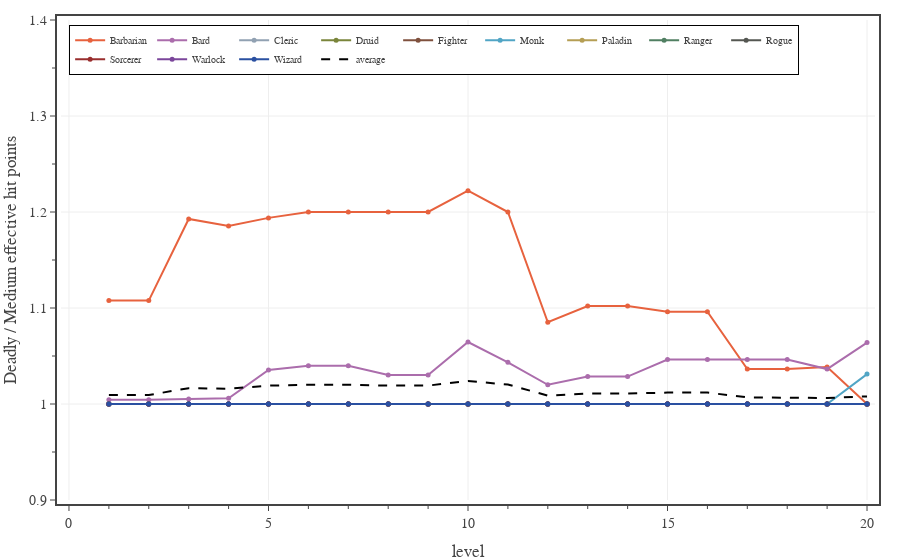

This figure's notebook cell:
### Code cell
# plots the ratio between the Deadly and Medium encounter XPs for each class
enc_diffs = ['Easy','Medium','Hard','Deadly']
levels = np.array(range(1,21,1))

fig = go.Figure()

xp_mean = np.zeros(len(levels))
for pc in PC_CLASSES:
    pc_xp = np.zeros([20, len(enc_diffs)])
    for i in range(len(enc_diffs)):
        diff = enc_diffs[i]
        with open(f'./pc data - {diff} 2 short rests.json', 'r') as fin:
            pc_data = json.load(fin)
        
        pc_xp[:,i] = np.array(pc_data[pc]['effective hit points mean'])

    for i in range(20):
        pc_xp[i,:] /= pc_xp[i,1]
    
    fig.add_trace(go.Scatter(
        x=levels, 
        y=pc_xp[:,3],
        mode='lines+markers', 
        line=dict(color=PC_CLASSES[pc]['color'], dash='solid'),
        marker={'size': 5},
        unselected=dict(marker=dict(opacity=0.0)),
        name=pc,
        hovertemplate=
            '<b>'+pc+'</b><br>'+
            'level %{x}<br>'+
            'XP delta %{y:.2f}'+
            '<extra></extra>'
    ))
    
    xp_mean += pc_xp[:,3]

xp_mean /= len(PC_CLASSES)
fig.add_trace(go.Scatter(
    x=levels, 
    y=xp_mean,
    mode='lines', 
    line=dict(color='black', dash='dash'),
    unselected=dict(marker=dict(opacity=0.0)),
    name='average',
    hoverinfo='skip'
))

fig.update_layout(
    template=TFB_TEMPLATE,
    #width=600,
    #height=800,
    xaxis=dict(
        title_text='level',
        range=[-0.2, 20.2],
        tick0=0, dtick=5,
        minor=dict(tick0=0, dtick=1),
    ),
    yaxis=dict(
        title_text='Deadly / Medium effective hit points',
        range=[0.90, 1.4],
        tick0=0, dtick=0.1,
        minor=dict(tick0=0, dtick=0.05),
    ),
    legend=dict(
        yanchor='top',  y=0.99,
        xanchor='left', x=0.01,
    )
)

fig.show(config=TFB_CONFIG)
if SAVEFIGS:
    fig.write_html(
        f'./fig-class-daily-xp-delta-vs-encounter-difficulty.html', 
        include_plotlyjs=False, 
        full_html=False, 
        config=TFB_CONFIG
    )

### Figure 1 — Plotly figure (JSON) as saved in the notebook; plotly's stock layout.template omitted (floating-point values rounded to 4 significant figures)
{"data": [{"hovertemplate": "<b>Barbarian</b><br>level %{x}<br>XP delta %{y:.2f}<extra></extra>", "line": {"color": "#E7623E", "dash": "solid"}, "marker": {"size": 5}, "mode": "lines+markers", "name": "Barbarian", "type": "scatter", "unselected": {"marker": {"opacity": 0}}, "x": [1, 2, 3, 4, 5, 6, 7, 8, 9, 10, 11, 12, 13, 14, 15, 16, 17, 18, 19, 20], "y": [1.108, 1.108, 1.193, 1.185, 1.194, 1.2, 1.2, 1.2, 1.2, 1.222, 1.2, 1.085, 1.102, 1.102, 1.096, 1.096, 1.036, 1.036, 1.038, 1]}, {"hovertemplate": "<b>Bard</b><br>level %{x}<br>XP delta %{y:.2f}<extra></extra>", "line": {"color": "#AB6DAC", "dash": "solid"}, "marker": {"size": 5}, "mode": "lines+markers", "name": "Bard", "type": "scatter", "unselected": {"marker": {"opacity": 0}}, "x": [1, 2, 3, 4, 5, 6, 7, 8, 9, 10, 11, 12, 13, 14, 15, 16, 17, 18, 19, 20], "y": [1.005, 1.005, 1.005, 1.006, 1.035, 1.04, 1.04, 1.03, 1.03, 1.065, 1.043, 1.02, 1.029, 1.029, 1.046, 1.046, 1.046, 1.046, 1.036, 1.064]}, {"hovertemplate": "<b>Cleric</b><br>level %{x}<br>XP delta %{y:.2f}<extra></extra>", "line": {"color": "#91A1B2", "dash": "solid"}, "marker": {"size": 5}, "mode": "lines+markers", "name": "Cleric", "type": "scatter", "unselected": {"marker": {"opacity": 0}}, "x": [1, 2, 3, 4, 5, 6, 7, 8, 9, 10, 11, 12, 13, 14, 15, 16, 17, 18, 19, 20], "y": [1, 1, 1, 1, 1, 1, 1, 1, 1, 1, 1, 1, 1, 1, 1, 1, 1, 1, 1, 1]}, {"hovertemplate": "<b>Druid</b><br>level %{x}<br>XP delta %{y:.2f}<extra></extra>", "line": {"color": "#7A853B", "dash": "solid"}, "marker": {"size": 5}, "mode": "lines+markers", "name": "Druid", "type": "scatter", "unselected": {"marker": {"opacity": 0}}, "x": [1, 2, 3, 4, 5, 6, 7, 8, 9, 10, 11, 12, 13, 14, 15, 16, 17, 18, 19, 20], "y": [1, 1, 1, 1, 1, 1, 1, 1, 1, 1, 1, 1, 1, 1, 1, 1, 1, 1, 1, 1]}, {"hovertemplate": "<b>Fighter</b><br>level %{x}<br>XP delta %{y:.2f}<extra></extra>", "line": {"color": "#7F513E", "dash": "solid"}, "marker": {"size": 5}, "mode": "lines+markers", "name": "Fighter", "type": "scatter", "unselected": {"marker": {"opacity": 0}}, "x": [1, 2, 3, 4, 5, 6, 7, 8, 9, 10, 11, 12, 13, 14, 15, 16, 17, 18, 19, 20], "y": [1, 1, 1, 1, 1, 1, 1, 1, 1, 1, 1, 1, 1, 1, 1, 1, 1, 1, 1, 1]}, {"hovertemplate": "<b>Monk</b><br>level %{x}<br>XP delta %{y:.2f}<extra></extra>", "line": {"color": "#51A5C5", "dash": "solid"}, "marker": {"size": 5}, "mode": "lines+markers", "name": "Monk", "type": "scatter", "unselected": {"marker": {"opacity": 0}}, "x": [1, 2, 3, 4, 5, 6, 7, 8, 9, 10, 11, 12, 13, 14, 15, 16, 17, 18, 19, 20], "y": [1, 1, 1, 1, 1, 1, 1, 1, 1, 1, 1, 1, 1, 1, 1, 1, 1, 1, 1, 1.031]}, {"hovertemplate": "<b>Paladin</b><br>level %{x}<br>XP delta %{y:.2f}<extra></extra>", "line": {"color": "#B59E54", "dash": "solid"}, "marker": {"size": 5}, "mode": "lines+markers", "name": "Paladin", "type": "scatter", "unselected": {"marker": {"opacity": 0}}, "x": [1, 2, 3, 4, 5, 6, 7, 8, 9, 10, 11, 12, 13, 14, 15, 16, 17, 18, 19, 20], "y": [1, 1, 1, 1, 1, 1, 1, 1, 1, 1, 1, 1, 1, 1, 1, 1, 1, 1, 1, 1]}, {"hovertemplate": "<b>Ranger</b><br>level %{x}<br>XP delta %{y:.2f}<extra></extra>", "line": {"color": "#507F62", "dash": "solid"}, "marker": {"size": 5}, "mode": "lines+markers", "name": "Ranger", "type": "scatter", "unselected": {"marker": {"opacity": 0}}, "x": [1, 2, 3, 4, 5, 6, 7, 8, 9, 10, 11, 12, 13, 14, 15, 16, 17, 18, 19, 20], "y": [1, 1, 1, 1, 1, 1, 1, 1, 1, 1, 1, 1, 1, 1, 1, 1, 1, 1, 1, 1]}, {"hovertemplate": "<b>Rogue</b><br>level %{x}<br>XP delta %{y:.2f}<extra></extra>", "line": {"color": "#555752", "dash": "solid"}, "marker": {"size": 5}, "mode": "lines+markers", "name": "Rogue", "type": "scatter", "unselected": {"marker": {"opacity": 0}}, "x": [1, 2, 3, 4, 5, 6, 7, 8, 9, 10, 11, 12, 13, 14, 15, 16, 17, 18, 19, 20], "y": [1, 1, 1, 1, 1, 1.0, 1.0, 1.0, 1, 1, 1.0, 1, 1.0, 1, 1.0, 1, 1.0, 1.0, 1.0, 1.0]}, {"hovertemplate": "<b>Sorcerer</b><br>level %{x}<br>XP delta %{y:.2f}<extra></extra>", "line": {"color": "#992E2E", "dash": "solid"}, "marker": {"size": 5}, "mode": "lines+markers", "name": "Sorcerer", "type": "scatter", "unselected": {"marker": {"opacity": 0}}, "x": [1, 2, 3, 4, 5, 6, 7, 8, 9, 10, 11, 12, 13, 14, 15, 16, 17, 18, 19, 20], "y": [1, 1, 1, 1, 1, 1, 1, 1, 1, 1, 1, 1, 1, 1, 1, 1, 1, 1, 1, 1]}, {"hovertemplate": "<b>Warlock</b><br>level %{x}<br>XP delta %{y:.2f}<extra></extra>", "line": {"color": "#7B469B", "dash": "solid"}, "marker": {"size": 5}, "mode": "lines+markers", "name": "Warlock", "type": "scatter", "unselected": {"marker": {"opacity": 0}}, "x": [1, 2, 3, 4, 5, 6, 7, 8, 9, 10, 11, 12, 13, 14, 15, 16, 17, 18, 19, 20], "y": [1, 1, 1, 1, 1, 1, 1, 1, 1, 1, 1, 1, 1, 1, 1, 1, 1, 1, 1, 1]}, {"hovertemplate": "<b>Wizard</b><br>level %{x}<br>XP delta %{y:.2f}<extra></extra>", "line": {"color": "#2A50A1", "dash": "solid"}, "marker": {"size": 5}, "mode": "lines+markers", "name": "Wizard", "type": "scatter", "unselected": {"marker": {"opacity": 0}}, "x": [1, 2, 3, 4, 5, 6, 7, 8, 9, 10, 11, 12, 13, 14, 15, 16, 17, 18, 19, 20], "y": [1, 1, 1, 1, 1, 1, 1, 1, 1, 1, 1, 1, 1, 1, 1, 1, 1, 1, 1, 1]}, {"hoverinfo": "skip", "line": {"color": "black", "dash": "dash"}, "mode": "lines", "name": "average", "type": "scatter", "unselected": {"marker": {"opacity": 0}}, "x": [1, 2, 3, 4, 5, 6, 7, 8, 9, 10, 11, 12, 13, 14, 15, 16, 17, 18, 19, 20], "y": [1.009, 1.009, 1.017, 1.016, 1.019, 1.02, 1.02, 1.019, 1.019, 1.024, 1.02, 1.009, 1.011, 1.011, 1.012, 1.012, 1.007, 1.007, 1.006, 1.008]}], "layout": {"legend": {"x": 0.01, "xanchor": "left", "y": 0.99, "yanchor": "top"}, "xaxis": {"dtick": 5, "minor": {"dtick": 1, "tick0": 0}, "range": [-0.2, 20.2], "tick0": 0, "title": {"text": "level"}}, "yaxis": {"dtick": 0.1, "minor": {"dtick": 0.05, "tick0": 0}, "range": [0.9, 1.4], "tick0": 0, "title": {"text": "Deadly / Medium effective hit points"}}}}
